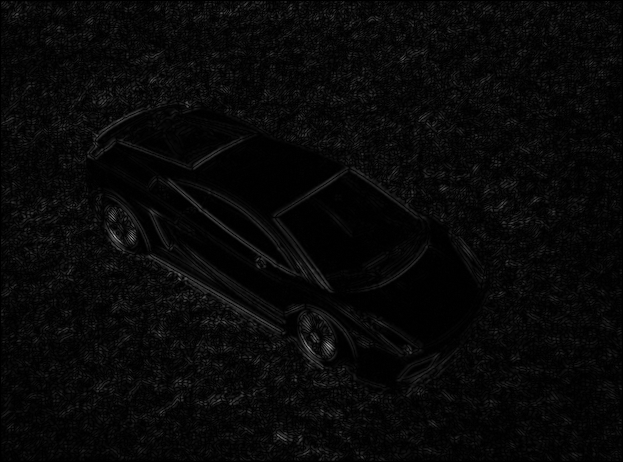
#> input picture assignment_3/output/sobel_edge_detection.png, 623 x 462 px
$ python -i main.py   (imports and definitions only)
#> lines starting #> are read from the running program, lines starting #| are printed output that depends on the picture
#> further down, picture is the input picture: shape (462, 623, 3); min 0, max 172, mean 8.1
from __future__ import annotations
import argparse
from pathlib import Path
import cv2 as cv
import numpy as np


# -------------------------------
# Hjelpefunksjoner
# -------------------------------
ASSETS_DIR = Path(__file__).parent / "assets"
OUTPUT_DIR = Path(__file__).parent / "output"
# [1 line not run here, left out]


def _ensure_gray(img: np.ndarray) -> np.ndarray:
    """Sørg for grått bilde."""
    if img is None:
        raise ValueError("Kunne ikke lese bildet. Sjekk sti/filnavn.")
    if len(img.shape) == 3:
        return cv.cvtColor(img, cv.COLOR_BGR2GRAY)
    return img


def _save(img: np.ndarray, filename: str) -> Path:
    """Lagre bilde i output/-mappen."""
    outpath = OUTPUT_DIR / filename
    cv.imwrite(str(outpath), img)
    return outpath


# -------------------------------
# I. Sobel edge detection
# -------------------------------
def sobel_edge_detection(image: np.ndarray) -> Path:
    """
    Krav:
    - GaussianBlur(ksize=(3,3), sigmaX=0)
    - Sobel dx=1, dy=1, ksize=1
    - Lagre bildet
    """
    gray = _ensure_gray(image)
    blurred = cv.GaussianBlur(gray, (3, 3), 0)

    # Sobel med dx=1, dy=1, ksize=1 (kombinerte retninger)
    sobel_xy64 = cv.Sobel(blurred, ddepth=cv.CV_64F, dx=1, dy=1, ksize=1)
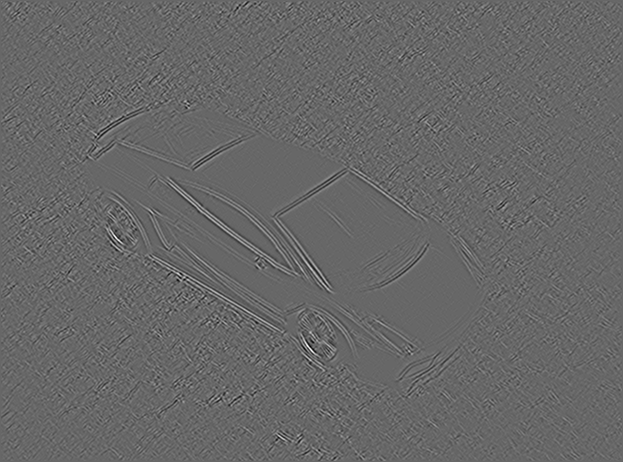
#> sobel_xy64: shape (462, 623) float64; min -48, max 70, mean 0; drawn with min black and max white
    # Konverter til uint8 for visning/lagring
    sobel_xy = cv.convertScaleAbs(sobel_xy64)

    return _save(sobel_xy, "sobel_edge_detection.png")


# -------------------------------
# II. Canny edge detection
# -------------------------------
# [70 lines left out: functions canny_edge_detection, template_match, resize, not called in this run]


# -------------------------------
# CLI for rask testing
# -------------------------------
def _read_image(path_str: str) -> np.ndarray:
    return cv.imread(path_str, cv.IMREAD_UNCHANGED)


# [45 lines left out: function main, not called in this run]


# [2 lines not run here, left out]

>>> import cv2
>>> picture = cv2.imread('output/sobel_edge_detection.png')
>>> result = sobel_edge_detection(picture)
